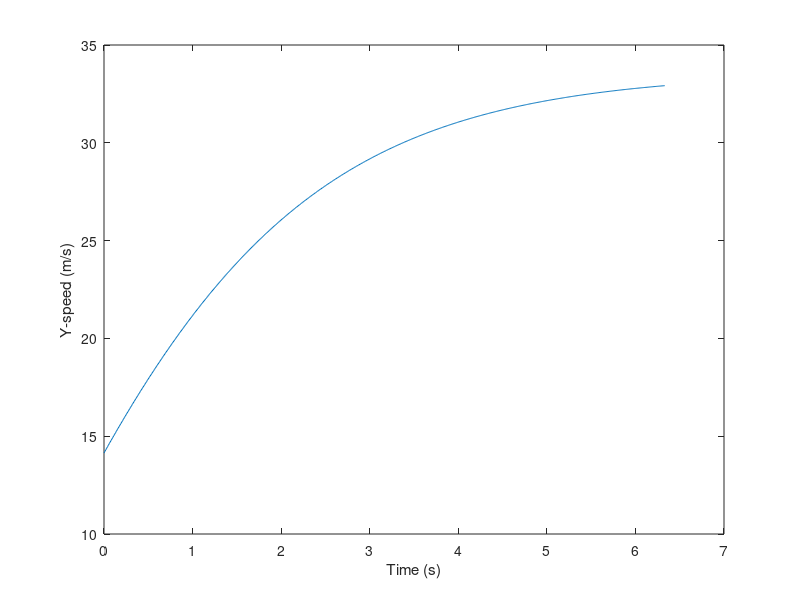

Recreate this plot in MATLAB. (Note: this script raises an error after producing the figure.)
clear all;

%%%%% Konstanter %%%%%

g = 9.82;                % Tyngdacceleration g [m/s^2]
m = 0.145;               % Massa m [kg]
r = 0.0366;              % Radie r [m]
% theta = 7*pi/36;       % Vinkel theta [radianer]

angle = 45;              % angle in degrees
theta = angle*pi/180;    % convert to radians

%%%%% Konstanter luftmotstand %%%%%
A = r.^2*pi;             % Arean A [m^2]
C = 0.5;
p = 1.2;                 % Densiteten p []
D = (p*C*A)/2;

% Konstanter
v0 = 20;
x(1) = 0;
y(1) = 0;
x_u(1) = 0;
y_u(1) = 0;


t0 = 0;             % starttid
tf = 6.333 ;        % sluttid
deltaT = 0.01;      % tidssteg
t=t0:deltaT:tf ;    % tidsvektorn

len=length(t);
v=zeros(1, len);
%skapar samma vektorer f?r de ?vriga
ax=zeros(1, len);ay=zeros(1, len);
vx=zeros(1, len);vy=zeros(1, len);
x=zeros(1, len); y=zeros(1, len);

ax_u= zeros(1, len);ay_u= zeros(1, len);
vx_u=zeros(1, len);vy_u=zeros(1, len);
x_u=zeros(1, len); y_u=zeros(1, len);

v(1) = v0*sin(theta);          %


% Start hastigheten
vx(1) = v0*cos(theta);  vy(1) = v0*sin(theta);
vx_u(1) = v0*cos(theta);vy_u(1) = v0*sin(theta);
 
% N = 100;
% tmax = N*deltaT;

%v_comp=zeros(1, len);

% Euler bakatsubstitution for hastigheten med luftmotstand.
for i = 2:len
    v(i) = v(i-1)+ (g-(D/m)*v(i-1)^2)*deltaT ;
    %v_comp(i) = v(i)-v(i-1);
end%

figure;plot(t, v)
xlabel('Time (s)');
ylabel('Y-speed (m/s)');

figure;plot(t, v_comp)
xlabel('Time (s)');
ylabel('Y-speed (m/s)');
%%

% for n = 1:1000
for n = 2:len
 
    % Berknar aktuella acceleratioen
    ax(n) =    -(D/m)*sqrt(vx(n-1).^2 + vy(n-1).^2)*vx(n-1);
    ay(n) = -g -(D/m)*sqrt(vx(n-1).^2 + vy(n-1).^2)*vy(n-1);
    % Utan luftmotstand
    ax_u(n) = 0;
    ay_u(n) = -g ;
    
    % Berknar hastigheten
    vx(n) = vx(n-1) + ax(n-1)*deltaT;
    vy(n) = vy(n-1) + ay(n-1)*deltaT;
    % Motsvande utan luftmotstand
    vx_u(n) = vx_u(n-1) + ax_u(n-1)*deltaT;
    vy_u(n) = vy_u(n-1) + ay_u(n-1)*deltaT;
    
    % Berknar den nya positionen 
    x(n) = x(n-1) + vx(n-1)*deltaT + 0.5*ax(n-1)*deltaT^2;
    y(n) = y(n-1) + vy(n-1)*deltaT + 0.5*ay(n-1)*deltaT^2;  
    % ...utan luftmotstand
    x_u(n) = x_u(n-1) + vx_u(n-1)*deltaT + 0.5*ax_u(n-1)*deltaT^2;
    y_u(n) = y_u(n-1) + vy_u(n-1)*deltaT + 0.5*ay_u(n-1)*deltaT^2;
    
    % steglngden
    %t = t + deltaT;
    
    % Avslutar loppen nr y-v?rdet blir vldigt nra noll 
    if abs(y_u(n)) <= 0.005
        break
    end    
end

plot(x, y,'r' ,x_u, y_u, 'g');
grid on;
hold on;
axis tight;
ylim([0, inf]) % Axelgrans i y-led
xlabel('x (m)');
ylabel('y (m)');
title('Projectile Trajectories');

%%
figure;
%title('Acceleration and velocity with drag');
subplot(2,2,1);
plot(t, ax)
xlabel('Time (s)');
ylabel('(m/s^s)');
title('Acceleration x (m/s^2)');

subplot(2,2,2);
plot(t, ay)
xlabel('Time (s)');
ylabel('(m/s^2)');
title('Acceleration y (m/s^2)');

subplot(2,2,3);
plot(t, vx)
xlabel('Time (s)');
ylabel('(m/s)');
title('Velocity x (m/s)');

subplot(2,2,4);
plot(t, vy)
xlabel('Time (s)');
ylabel('(m/s)');
title('Velocity y (m/s)');
%%





